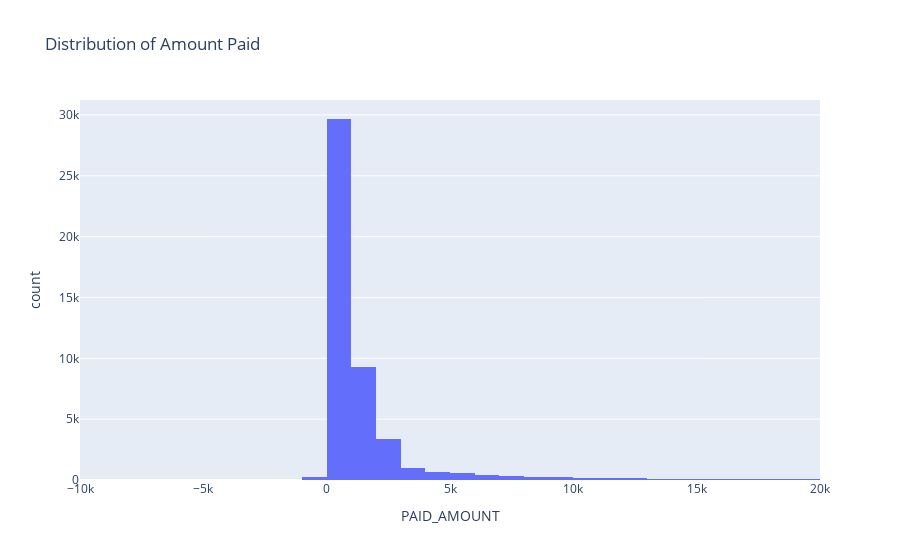

The notebook cell saved with this chart:
### Markdown cell above
Nevertheless, firtly, lets see how 'AMOUNT_PAID' is distributed across different Payers.

### Code cell
# plot the amount paid distribution in the whole dataset
# adjust range_x, so some extreme values do not show up
fig = px.histogram(
            data_frame=data_new['PAID_AMOUNT'],
            x='PAID_AMOUNT',
            range_x=[-10000,20000],
            title='Distribution of Amount Paid')
fig.show()

### Figure 1 — Plotly figure (JSON) as saved in the notebook; plotly's stock layout.template omitted (floating-point values rounded to 4 significant figures; data arrays with more than 128 entries replaced by an {"elided": "..."} marker saying what was removed)
{"data": [{"alignmentgroup": "True", "bingroup": "x", "hovertemplate": "PAID_AMOUNT=%{x}<br>count=%{y}<extra></extra>", "legendgroup": "", "marker": {"color": "#636efa"}, "name": "", "offsetgroup": "", "orientation": "v", "showlegend": false, "type": "histogram", "x": {"elided": "48294 int values"}, "xaxis": "x", "yaxis": "y"}], "layout": {"barmode": "relative", "legend": {"tracegroupgap": 0}, "title": {"text": "Distribution of Amount Paid"}, "xaxis": {"anchor": "y", "domain": [0, 1], "range": [-10000, 20000], "title": {"text": "PAID_AMOUNT"}}, "yaxis": {"anchor": "x", "domain": [0, 1], "title": {"text": "count"}}}}
